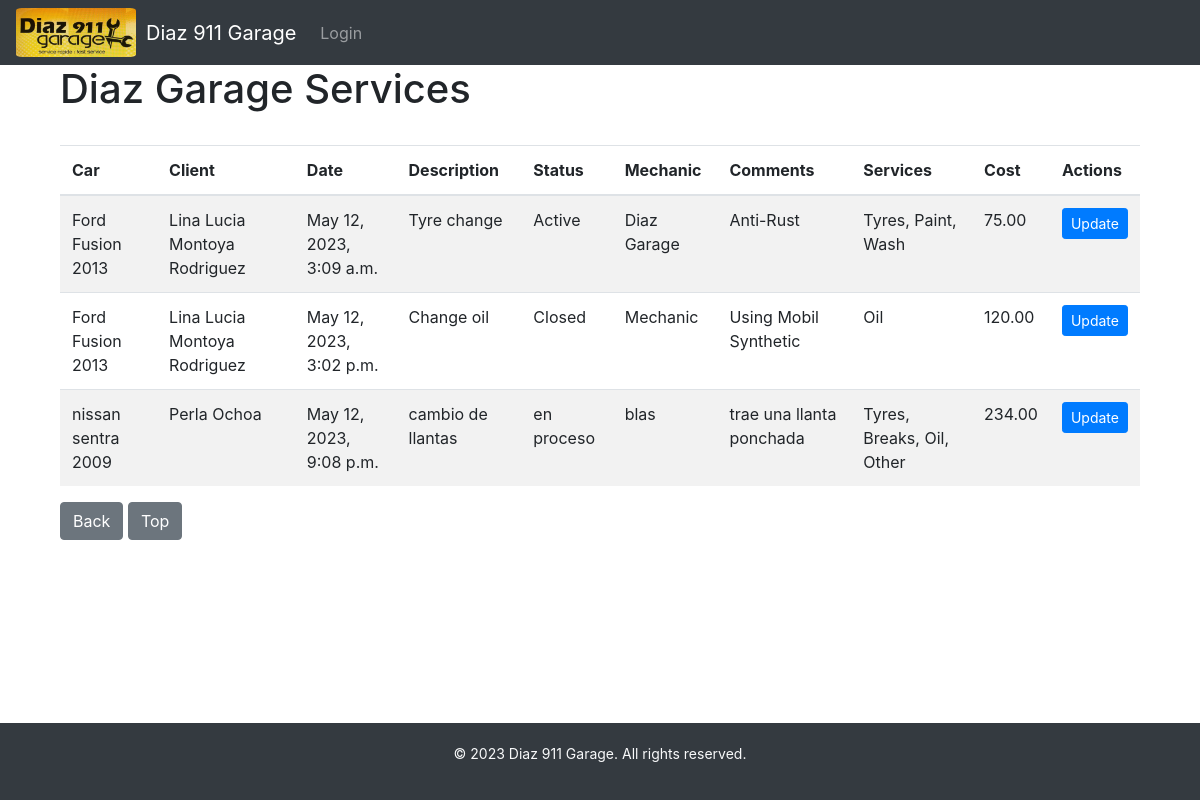
The page /services_view/ on the database its author committed.
### clients/models.py (models this page shows, shortened)
class Services(models.Model):
    id_service = models.AutoField(primary_key=True)
    id_car = models.ForeignKey(Car, on_delete=models.CASCADE)
    id_client = models.ForeignKey(Client, on_delete=models.CASCADE)
    date = models.DateTimeField(auto_now_add=True)
    description = models.CharField(max_length=100)
    status = models.CharField(max_length=100)
    mechanic = models.CharField(max_length=100)
    comments = models.CharField(max_length=250)
    cost = models.DecimalField(max_digits=6, decimal_places=2)
    total_cost = models.DecimalField(max_digits=6, decimal_places=2, null=True, blank=True)
    SERVICE_CHOICES=[
        ('TYRES', 'Tyres'),
        ('SUSPENSION', 'Suspension'),
        ('BREAKS', 'Breaks'),
        ('OIL', 'Oil'),
        ('PAINT', 'Paint'),
        ('BODYWORK', 'Bodywork'),
        ('ENGINE', 'Engine'),
        ('FAN', 'Fan'),
        ('ELECTRIC', 'Electric'),
        ('SCANNER', 'Scanner'),
        ('WASH', 'Wash'),
        ('GENERAL_INSPECTION', 'General Inspection'),
        ('MUFFLE', 'Muffle'),
        ('OTHER', 'Other')
    ]
    services = MultiSelectField(choices=SERVICE_CHOICES, verbose_name='Services provided')
    def total_cost(self):
        subtotal = self.cost
        total_cost = subtotal + self.GST_cost() + self.QST_cost()
        return total_cost

class Car(models.Model):
    id_car = models.AutoField(primary_key=True)
    id_client = models.ForeignKey(Client, on_delete=models.CASCADE)
    license = models.CharField(max_length=100, blank=True)
    brand = models.CharField(max_length=100, blank=True)
    model = models.CharField(max_length=100, blank=True)
    year = models.CharField(max_length=100, blank=True)
    color = models.CharField(max_length=100, blank=True)
    version = models.CharField(max_length=100, blank=True)
    serieNumber = models.CharField(max_length=100, blank=True)
    vin = models.CharField(max_length=100, blank=True)
    engine = models.CharField(max_length=100, blank=True)
    oil = models.CharField(max_length=100, blank=True)
    traction = models.CharField(max_length=100, blank=True)
    comments = models.CharField(max_length=250, blank=True)
    image = models.ImageField(upload_to='image/', null=True, blank=True)

class Client(models.Model):
    id_client = models.AutoField(primary_key=True)
    firstName = models.CharField(max_length=100)
    lastName = models.CharField(max_length=100)
    email = models.EmailField(max_length=100)
    phone = models.CharField(max_length=15)
    address = models.CharField(max_length=100)
    city = models.CharField(max_length=50)
    state = models.CharField(max_length=50)
    zipcode = models.CharField(max_length=10)
    date_added = models.DateTimeField(auto_now_add=True)

### clients/views.py (the view)
# urls.py: path('services_view/', views.services_view, name='services_view'),
def services_view(request):
    services = Services.objects.all().select_related('id_client')
    context = {'services': services}
    return render(request, 'clients/services_view.html', context)

### clients/templates/clients/services_view.html
{% extends 'clients/base.html' %}
{% block content %}
  <div class="container">
    <h1>Diaz Garage Services</h1><br>
    <table class="table table-striped">
      <thead>
        <tr>
          <th>Car</th>
          <th>Client</th>
          <th>Date</th>
          <th>Description</th>
          <th>Status</th>
          <th>Mechanic</th>
          <th>Comments</th>
          <th>Services</th>
          <th>Cost</th>
          <th>Actions</th>
        </tr>
      </thead>
      <tbody>
        {% for service in services %}
        <tr>
            <td>{{ service.id_car.brand }} {{ service.id_car.model }} {{ service.id_car.year }}</td>
            <td>{{ service.id_client.firstName }} {{ service.id_client.lastName }}</td>
            <td>{{ service.date }}</td>
            <td>{{ service.description }}</td>
            <td>{{ service.status }}</td>
            <td>{{ service.mechanic }}</td>
            <td>{{ service.comments }}</td>
            <td>{{ service.services }}</td>
            <td>{{ service.cost }}</td>
            <td>
            <a href="{% url 'update_service' service.id_service %}" class="btn btn-sm btn-primary">Update</a>
            </td>
        </tr>
        {% empty %}
        <tr>
          <td colspan="9">There are no services registered.</td>
        </tr>
        {% endfor %}
      </tbody>
    </table>
    <a href="javascript:history.back()" class="btn btn-secondary">Back</a>
    <a href="#" class="btn btn-secondary" onclick="window.scrollTo(0,0)">Top</a>
  </div>
{% endblock %}

### clients/templates/clients/base.html (style rules this page uses)
.container { margin-bottom: 100px; }

### rows shown on the page
Services: id_car.brand "Ford", id_car.model "Fusion", id_car.year "2013", id_client.firstName "Lina Lucia", id_client.lastName "Montoya Rodriguez", date "May 12, 2023, 3:09 a.m.", description "Tyre change", status "Active", mechanic "Diaz Garage", comments "Anti-Rust", services "Tyres, Paint, Wash", cost "75.00"
Services: id_car.brand "Ford", id_car.model "Fusion", id_car.year "2013", id_client.firstName "Lina Lucia", id_client.lastName "Montoya Rodriguez", date "May 12, 2023, 3:02 p.m.", description "Change oil", status "Closed", mechanic "Mechanic", comments "Using Mobil Synthetic", services "Oil", cost "120.00"
Services: id_car.brand "nissan", id_car.model "sentra", id_car.year "2009", id_client.firstName "Perla", id_client.lastName "Ochoa", date "May 12, 2023, 9:08 p.m.", description "cambio de llantas", status "en proceso", mechanic "blas", comments "trae una llanta ponchada", services "Tyres, Breaks, Oil, Other", cost "234.00"
